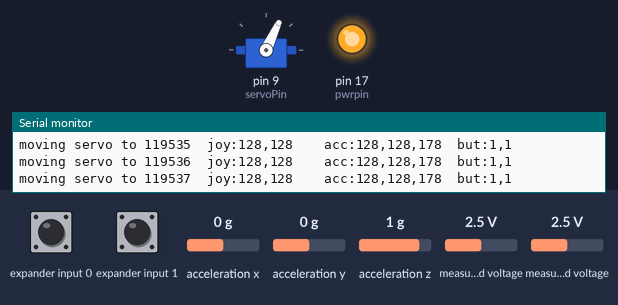
Bench run of a sketch on a simulated Arduino Uno, built with avr-gcc and run on an emulated ATmega328P. Shown: servo, output pins drawn as LEDs (lit = HIGH), the last lines printed to the serial monitor. Wiring (inferred from the names in the program): Wii Nunchuk at I2C address 0x52; servo: signal pin 9. Inputs (shaded band) come from the test bench; at power-on: measured voltage 2.5 V, expander input 0 HIGH, expander input 1 HIGH, acceleration x 0 g, acceleration y 0 g, acceleration z 1 g. Servo pulses on a pin are drawn as a servo (544–2400 µs = 0–180°); pins used as bus, display or sensor lines are not drawn.

Above: at 1.3 s.
1.4 s: measured voltage (sensor 201) set to 2.1 V
At 2.6 s:
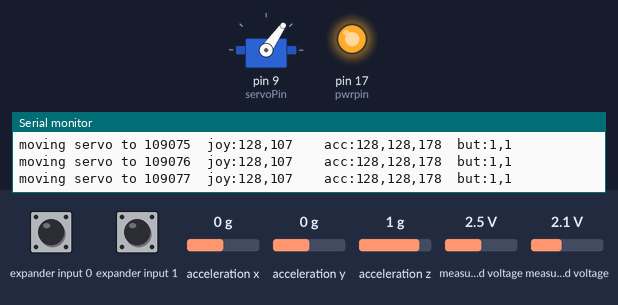
2.9 s: measured voltage (sensor 201) set to 1.8 V
At 3.2 s:
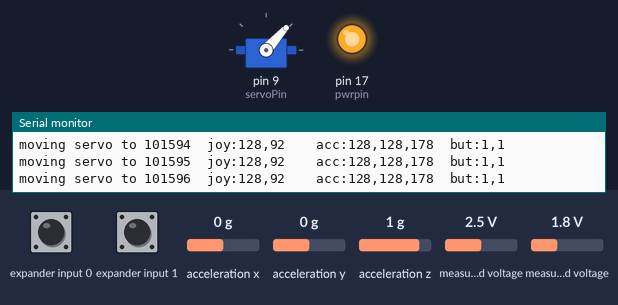
5.9 s: measured voltage (sensor 201) set to 0.1 V
At 6.4 s:
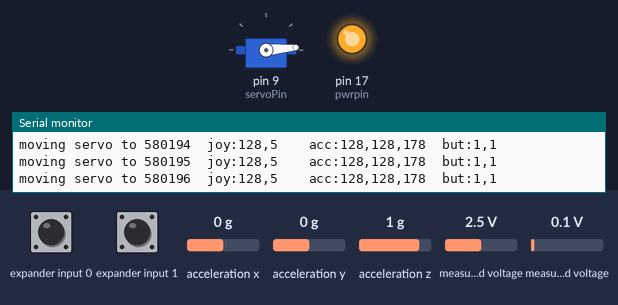
7.4 s: measured voltage (sensor 201) set to 1.2 V
At 8.6 s:
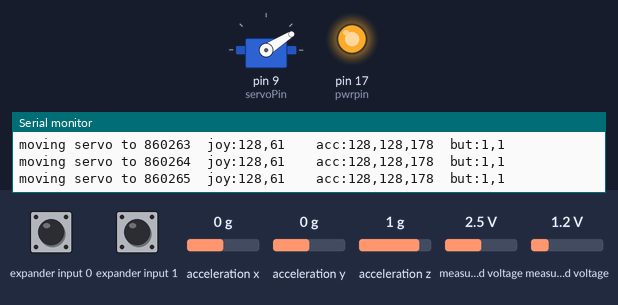
8.9 s: measured voltage (sensor 201) set to 3.8 V
At 9.5 s:
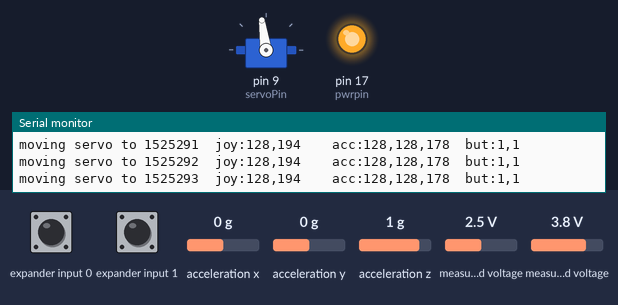
Timing chart, 0 to 11.9 s (numbered marks = the images above; inputs shaded):
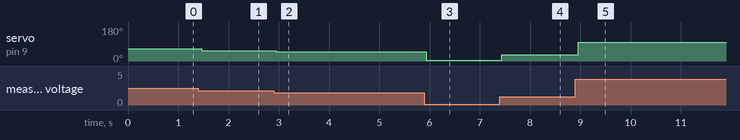

Measured:
- after the input at 1.4 s, servo on pin 9 (servoPin): 65° → 55° after 0.06 s
- after the input at 2.9 s, servo on pin 9 (servoPin): 55° → 48° after 0.05 s
- after the input at 5.9 s, servo on pin 9 (servoPin): 48° → 5° at once
- after the input at 7.4 s, servo on pin 9 (servoPin): 5° → 32° at once
- after the input at 8.9 s, servo on pin 9 (servoPin): 32° → 98° after 0.06 s

The sketch:

BetterServoControl.ino
```cpp
#include<Wire.h>

int servoPin = 9;     // Control pin for servo motor

int pulseWidth = 0;    // Amount to pulse the servo
long lastPulse = 0;    // the time in millisecs of the last pulse
int refreshTime = 20;  // the time in millisecs needed in between pulses
int val;               // variable used to store data from serial port

int minPulse = 700;   // minimum pulse width


void setup()
{
  Serial.begin(19200);         // connect to the serial port

  pinMode(servoPin, OUTPUT);  // Set servo pin as an output pin
  pulseWidth = minPulse;      // Set the motor position to the minimum

  nunchuck_setpowerpins(); // use analog pins 2&3 as fake gnd & pwr
  nunchuck_init(); // send the initilization handshake
  Serial.println("Servo Serial Better ready");
}


void loop()
{/*
  val = Serial.read();      // read the serial port

  // if the stored value is a single-digit number, blink the LED that number
  if (val >= '0' && val <= '9' ) {
    val = val - '0';       // convert from character to number
    val = val * (180/9);   // convert from number to degrees
    pulseWidth = (val * 9) + minPulse;  // convert angle to microseconds
    Serial.print("moving servo to ");
    Serial.print(pulseWidth,DEC);
    Serial.println();
  }
  updateServo();   // update servo position
*/
    nunchuck_get_data();
    nunchuck_print_data();

    val = nunchuck_joyy();      // read the serial port

    pulseWidth = ((val-29)*(1300/255)) + minPulse;
    Serial.print("moving servo to ");
    Serial.print(pulseWidth,DEC);
    updateServo();


}


// called every loop().
// uses global variables servoPin, pulsewidth, lastPulse, & refreshTime
void updateServo() {
  // pulse the servo again if rhe refresh time (20 ms) have passed:
  if (millis() - lastPulse >= refreshTime) {
    digitalWrite(servoPin, HIGH);   // Turn the motor on
    delayMicroseconds(pulseWidth);  // Length of the pulse sets the motor position
    digitalWrite(servoPin, LOW);    // Turn the motor off
    lastPulse = millis();           // save the time of the last pulse
  }
}


//
// Nunchuck functions
//

static uint8_t nunchuck_buf[6];   // array to store nunchuck data,

// Uses port C (analog in) pins as power & ground for Nunchuck
static void nunchuck_setpowerpins()
{
#define pwrpin PORTC3
#define gndpin PORTC2
    DDRC |= _BV(pwrpin) | _BV(gndpin);
    PORTC &=~ _BV(gndpin);
    PORTC |=  _BV(pwrpin);
    delay(100);  // wait for things to stabilize
}

// initialize the I2C system, join the I2C bus,
// and tell the nunchuck we're talking to it
void nunchuck_init()
{
  Wire.begin();                  // join i2c bus as master
  Wire.beginTransmission(0x52); // transmit to device 0x52
  Wire.write(0x40);    // sends memory address
  Wire.write(0x00);    // sends sent a zero.
  Wire.endTransmission(); // stop transmitting
}

// Send a request for data to the nunchuck
// was "send_zero()"
void nunchuck_send_request()
{
  Wire.beginTransmission(0x52); // transmit to device 0x52
  Wire.write(0x00);    // sends one byte
  Wire.endTransmission(); // stop transmitting
}

// Receive data back from the nunchuck,
// returns 1 on successful read. returns 0 on failure
int nunchuck_get_data()
{
  int cnt=0;
  Wire.requestFrom (0x52, 6); // request data from nunchuck
  while (Wire.available ()) {
    // receive byte as an integer
    nunchuck_buf[cnt] = nunchuk_decode_byte(Wire.read());
    cnt++;
  }
  nunchuck_send_request();  // send request for next data payload
  // If we recieved the 6 bytes, then go print them
  if (cnt >= 5) {
    return 1;   // success
  }
  return 0; //failure
}

// Print the input data we have recieved
// accel data is 10 bits long
// so we read 8 bits, then we have to add
// on the last 2 bits.  That is why I
// multiply them by 2 * 2
void nunchuck_print_data()
{
  static int i=0;
  int joy_x_axis = nunchuck_buf[0];
  int joy_y_axis = nunchuck_buf[1];
  int accel_x_axis = nunchuck_buf[2]; // * 2 * 2;
  int accel_y_axis = nunchuck_buf[3]; // * 2 * 2;
  int accel_z_axis = nunchuck_buf[4]; // * 2 * 2;

  int z_button = 0;
  int c_button = 0;

  // byte nunchuck_buf[5] contains bits for z and c buttons
  // it also contains the least significant bits for the accelerometer data
  // so we have to check each bit of byte outbuf[5]
  if ((nunchuck_buf[5] >> 0) & 1)
    z_button = 1;
  if ((nunchuck_buf[5] >> 1) & 1)
    c_button = 1;

  if ((nunchuck_buf[5] >> 2) & 1)
    accel_x_axis += 2;
  if ((nunchuck_buf[5] >> 3) & 1)
    accel_x_axis += 1;

  if ((nunchuck_buf[5] >> 4) & 1)
    accel_y_axis += 2;
  if ((nunchuck_buf[5] >> 5) & 1)
    accel_y_axis += 1;

  if ((nunchuck_buf[5] >> 6) & 1)
    accel_z_axis += 2;
  if ((nunchuck_buf[5] >> 7) & 1)
    accel_z_axis += 1;

  Serial.print(i,DEC);
  Serial.print("\t");

  Serial.print("joy:");
  Serial.print(joy_x_axis,DEC);
  Serial.print(",");
  Serial.print(joy_y_axis, DEC);
  Serial.print("  \t");

  Serial.print("acc:");
  Serial.print(accel_x_axis, DEC);
  Serial.print(",");
  Serial.print(accel_y_axis, DEC);
  Serial.print(",");
  Serial.print(accel_z_axis, DEC);
  Serial.print("\t");

  Serial.print("but:");
  Serial.print(z_button, DEC);
  Serial.print(",");
  Serial.print(c_button, DEC);

  Serial.print("\r\n");  // newline
  i++;
}

// Encode data to format that most wiimote drivers except
// only needed if you use one of the regular wiimote drivers
char nunchuk_decode_byte (char x)
{
  x = (x ^ 0x17) + 0x17;
  return x;
}

// returns zbutton state: 1=pressed, 0=notpressed
int nunchuck_zbutton()
{
   return ((nunchuck_buf[5] >> 0) & 1) ? 0 : 1;  // voodoo
}

// returns zbutton state: 1=pressed, 0=notpressed
int nunchuck_cbutton()
{
   return ((nunchuck_buf[5] >> 1) & 1) ? 0 : 1;  // voodoo
}

// returns value of x-axis joystick
int nunchuck_joyx()
{
  return nunchuck_buf[0];
}

// returns value of y-axis joystick
int nunchuck_joyy()
{
  return nunchuck_buf[1];
}

// returns value of x-axis accelerometer
int nunchuck_accelx()
{
  return nunchuck_buf[2];   // FIXME: this leaves out 2-bits of the data
}

// returns value of y-axis accelerometer
int nunchuck_accely()
{
  return nunchuck_buf[3];   // FIXME: this leaves out 2-bits of the data
}

// returns value of z-axis accelerometer
int nunchuck_accelz()
{
  return nunchuck_buf[4];   // FIXME: this leaves out 2-bits of the data
}
```
